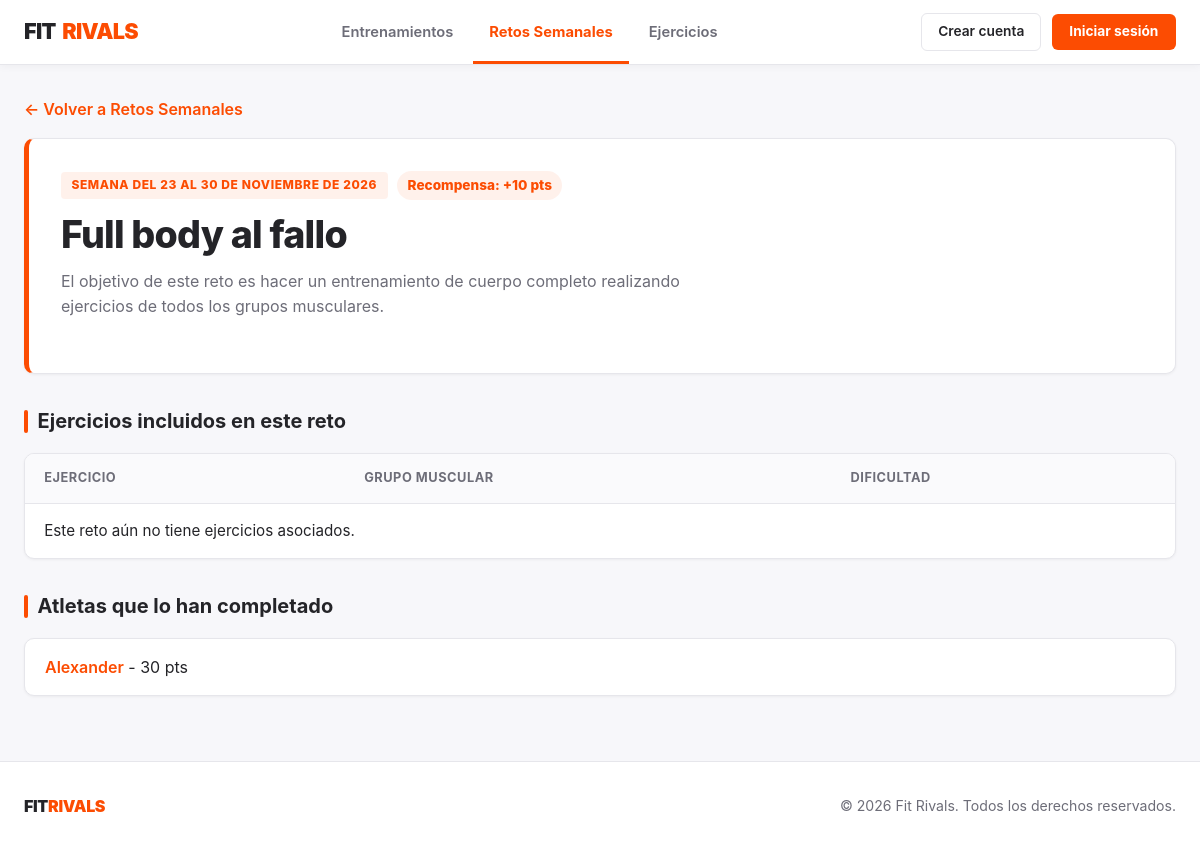
/retos/1/, run on the app's committed database.
### FitrivalsApp/models.py (models this page shows, shortened)
class Reto(models.Model):
    nombre = models.CharField(max_length=100)
    descripcion = models.TextField(blank=True, null=True)
    puntos_recompensa = models.IntegerField(default=100)
    fecha_inicio = models.DateField(default=datetime.date(2026, 11, 23))
    fecha_fin = models.DateField(default=datetime.date(2026, 11, 30))
    ejercicios = models.ManyToManyField(Ejercicio, related_name='retos', blank=True)
    completado_por = models.ManyToManyField(Usuario, related_name='retos_completados', blank=True)

class Usuario(models.Model):
    nombre = models.CharField(max_length=100, unique=True)
    email = models.EmailField(unique=True)
    password = models.CharField(max_length=128)
    fecha_alta = models.DateField(auto_now_add=True)
    puntos = models.IntegerField(default=0)

### FitrivalsApp/views.py (the view)
# urls.py: path('retos/<int:pk>/', views.RetoDetailView.as_view(), name='detalle_reto'),
class RetoDetailView(DetailView):
    model = Reto
    template_name = 'retos/detalle.html'
    context_object_name = 'reto'

### FitrivalsApp/templates/retos/detalle.html (shortened to what this page needs)
{% extends 'base.html' %}
{% block content %}
<p><a href="{% url 'lista_retos' %}">&larr; Volver a Retos Semanales</a></p>
<div class="hero-card" style="margin-bottom: 2rem;">
    <div style="display: flex; flex-wrap: wrap; gap: 0.6rem; align-items: center; margin-bottom: 0.75rem;">
        <span class="badge-orange" style="margin-bottom: 0;">
            Semana del {{ reto.fecha_inicio|date:"j" }} al {{ reto.fecha_fin|date:"j \d\e F \d\e Y" }}
        </span>
        <span class="points-badge" style="margin-bottom: 0;">Recompensa: +{{ reto.puntos_recompensa }} pts</span>
    </div>
    <h1>{{ reto.nombre }}</h1>
    <p>{{ reto.descripcion }}</p>
</div>
<h2>Ejercicios incluidos en este reto</h2>
<div class="strava-table-wrapper" style="margin-bottom: 2rem;">
    <table class="strava-table">
        <thead>
            <tr>
                <th>Ejercicio</th>
                <th>Grupo Muscular</th>
                <th>Dificultad</th>
            </tr>
        </thead>
        <tbody>
            {% for ej in reto.ejercicios.all %}
            <tr>
                <td><a href="{% url 'detalle_ejercicio' ej.pk %}">{{ ej.nombre }}</a></td>
                <td>{{ ej.get_grupo_muscular_display }}</td>
                <td>{{ ej.get_dificultad_display }}</td>
            </tr>
            {% empty %}
            <tr>
                <td colspan="3">Este reto aún no tiene ejercicios asociados.</td>
            </tr>
            {% endfor %}
        </tbody>
    </table>
</div>
<h2>Atletas que lo han completado</h2>
<ul>
    {% for atleta in reto.completado_por.all %}
        <li><a href="{% url 'detalle_usuario' atleta.pk %}">{{ atleta.nombre }}</a> - {{ atleta.puntos }} pts</li>
    {% empty %}
        <li>Nadie lo ha completado todavía.</li>
    {% endfor %}
</ul>
{% endblock %}

### FitrivalsApp/static/css/estilos.css (style rules this page uses)
:root { --strava-orange: #FC4C02; --strava-orange-hover: #E34402; --strava-orange-soft: rgba(252, 76, 2, 0.08); --bg-page: #F7F7FA; --bg-white: #FFFFFF; --text-dark: #242428; --text-muted: #6D6D78; --border-light: #E6E6EB; --radius: 10px; --shadow-sm: 0 1px 3px rgba(0, 0, 0, 0.05); --shadow-md: 0 4px 14px rgba(0, 0, 0, 0.07); }
*, *::before, *::after { box-sizing: border-box; }
html, body { margin: 0; padding: 0; min-height: 100%; background-color: var(--bg-page); color: var(--text-dark); font-family: "Inter", system-ui, -apple-system, "Segoe UI", Roboto, Helvetica, Arial, sans-serif; font-size: 1rem; line-height: 1.55; -webkit-font-smoothing: antialiased; }
h1 { margin: 0 0 0.75rem; font-size: clamp(1.75rem, 4vw, 2.35rem); font-weight: 800; line-height: 1.2; letter-spacing: -0.02em; color: var(--text-dark); }
h2 { display: flex; align-items: center; gap: 0.6rem; margin: 2rem 0 1rem; font-size: 1.25rem; font-weight: 700; color: var(--text-dark); }
h2::before { content: ""; width: 4px; height: 1.15em; border-radius: 2px; background-color: var(--strava-orange); }
a { color: var(--strava-orange); font-weight: 600; text-decoration: none; transition: color 0.15s ease; }
.hero-card { background-color: var(--bg-white); border: 1px solid var(--border-light); border-left: 5px solid var(--strava-orange); border-radius: var(--radius); padding: 2rem; box-shadow: var(--shadow-sm); }
.badge-orange { display: inline-block; padding: 0.25rem 0.65rem; margin-bottom: 0.85rem; background-color: var(--strava-orange-soft); color: var(--strava-orange); font-size: 0.75rem; font-weight: 800; letter-spacing: 0.05em; border-radius: 4px; text-transform: uppercase; }
.hero-card p { margin: 0 0 1.4rem; color: var(--text-muted); max-width: 650px; }
.main-wrapper > ul { display: grid; gap: 0.75rem; margin: 1rem 0; padding: 0; list-style: none; }
.main-wrapper > ul > li { padding: 1rem 1.25rem; background-color: var(--bg-white); border: 1px solid var(--border-light); border-radius: var(--radius); box-shadow: var(--shadow-sm); transition: border-color 0.15s ease, box-shadow 0.15s ease; }
.strava-table-wrapper { background-color: var(--bg-white); border: 1px solid var(--border-light); border-radius: var(--radius); overflow-x: auto; box-shadow: var(--shadow-sm); }
.strava-table { width: 100%; border-collapse: collapse; text-align: left; font-size: 0.95rem; }
.strava-table th { padding: 0.9rem 1.2rem; background-color: #FAFAFC; border-bottom: 1px solid var(--border-light); color: var(--text-muted); font-size: 0.8rem; font-weight: 700; text-transform: uppercase; letter-spacing: 0.04em; }
.strava-table td { padding: 0.95rem 1.2rem; border-bottom: 1px solid var(--border-light); color: var(--text-dark); }
.strava-table tr:last-child td { border-bottom: none; }
.points-badge { display: inline-block; padding: 0.25rem 0.65rem; background-color: var(--strava-orange-soft); color: var(--strava-orange); font-weight: 800; font-size: 0.85rem; border-radius: 999px; }

### FitrivalsApp/static/css/header-footer.css (style rules this page uses)
:root { --strava-orange: #FC4C02; --strava-orange-hover: #E34402; --strava-orange-soft: rgba(252, 76, 2, 0.08); --bg-page: #F7F7FA; --bg-white: #FFFFFF; --text-dark: #242428; --text-muted: #6D6D78; --border-light: #E6E6EB; }

### data on the page
Reto: fecha_inicio "23", fecha_fin "30 DE NOVIEMBRE DE 2026", puntos_recompensa "10", nombre "Full body al fallo", descripcion "El objetivo de este reto es hacer un entrenamiento de cuerpo completo realizando ejercicios de todos los grupos musculares."
Usuario: nombre "Alexander", puntos "30"
